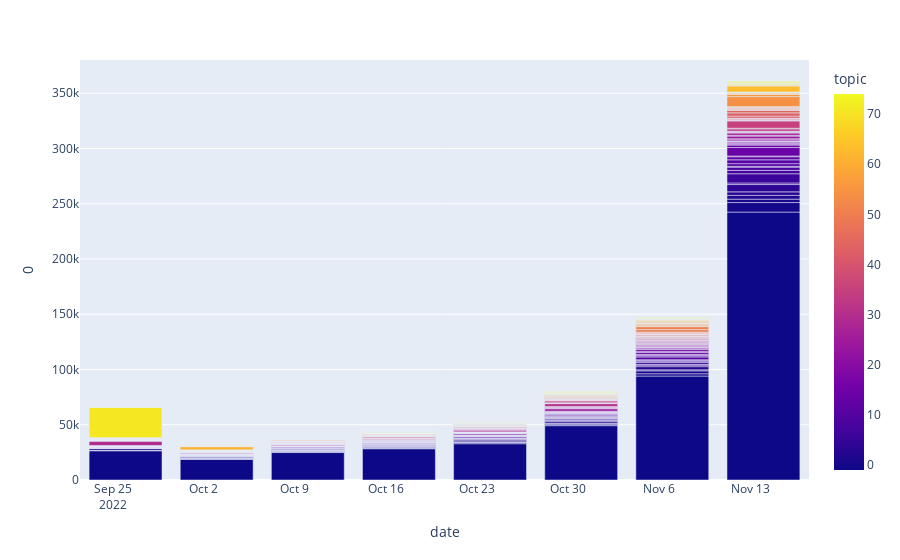

Source (notebook cell):
### Code cell
# This plot is ugly
fig = px.bar(weekly_breakdown, x = 'date', y = 0, color='topic')
fig.show()

### Figure 1 — Plotly figure (JSON) as saved in the notebook; plotly's stock layout.template omitted (floating-point values rounded to 4 significant figures; data arrays with more than 128 entries replaced by an {"elided": "..."} marker saying what was removed)
{"data": [{"alignmentgroup": "True", "hovertemplate": "date=%{x}<br>0=%{y}<br>topic=%{marker.color}<extra></extra>", "legendgroup": "", "marker": {"color": {"elided": "600 int values"}, "coloraxis": "coloraxis", "pattern": {"shape": ""}}, "name": "", "offsetgroup": "", "orientation": "v", "showlegend": false, "textposition": "auto", "type": "bar", "x": {"elided": "600 str values"}, "xaxis": "x", "y": {"elided": "600 int values"}, "yaxis": "y"}], "layout": {"barmode": "relative", "coloraxis": {"colorbar": {"title": {"text": "topic"}}, "colorscale": [[0, "#0d0887"], [0.1111, "#46039f"], [0.2222, "#7201a8"], [0.3333, "#9c179e"], [0.4444, "#bd3786"], [0.5556, "#d8576b"], [0.6667, "#ed7953"], [0.7778, "#fb9f3a"], [0.8889, "#fdca26"], [1, "#f0f921"]]}, "legend": {"tracegroupgap": 0}, "margin": {"t": 60}, "xaxis": {"anchor": "y", "domain": [0, 1], "title": {"text": "date"}}, "yaxis": {"anchor": "x", "domain": [0, 1], "title": {"text": "0"}}}}
